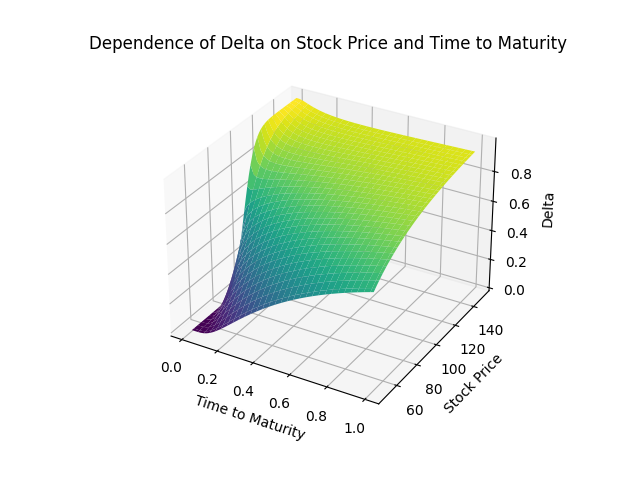

Recreate this plot in Python.
import numpy as np
from scipy.stats import norm
from matplotlib import pyplot as plt
from matplotlib import cm

# parameter settings
save_figure = True
S_min = 50          # lower bound of Asset Price
S_max = 150         # upper bound of Asset Price
tau_min = 0.01      # lower bound of Time to Maturity
tau_max = 1         # upper bound of Time to Maturity
K = 100             # exercise price
r = 0.1             # riskfree interest rate
sig = 0.85          # volatility
d = 0.2             # dividend rate
steps = 60          # steps

tau = np.linspace(tau_min, tau_max, steps)
S = np.linspace(S_max, S_min, steps)


def get_delta(tau, S, K, r, d, sig):
    y = (np.log(S/K) + (r - d + sig**2/2) * tau)/(sig * np.sqrt(tau))

    return norm.cdf(y + sig * np.sqrt(tau))


X, Y = np.meshgrid(tau, S)
fig, ax = plt.subplots(subplot_kw={"projection": "3d"})
ax.plot_surface(X, Y, get_delta(X, Y, K, r, d, sig), cmap=cm.viridis)
ax.set_title('Dependence of Delta on Stock Price and Time to Maturity')
ax.set_xlabel('Time to Maturity')
ax.set_ylabel('Stock Price')
ax.set_zlabel('Delta')
plt.show()

if save_figure:
    fig.savefig('SFEdelta.png', transparent=True)
